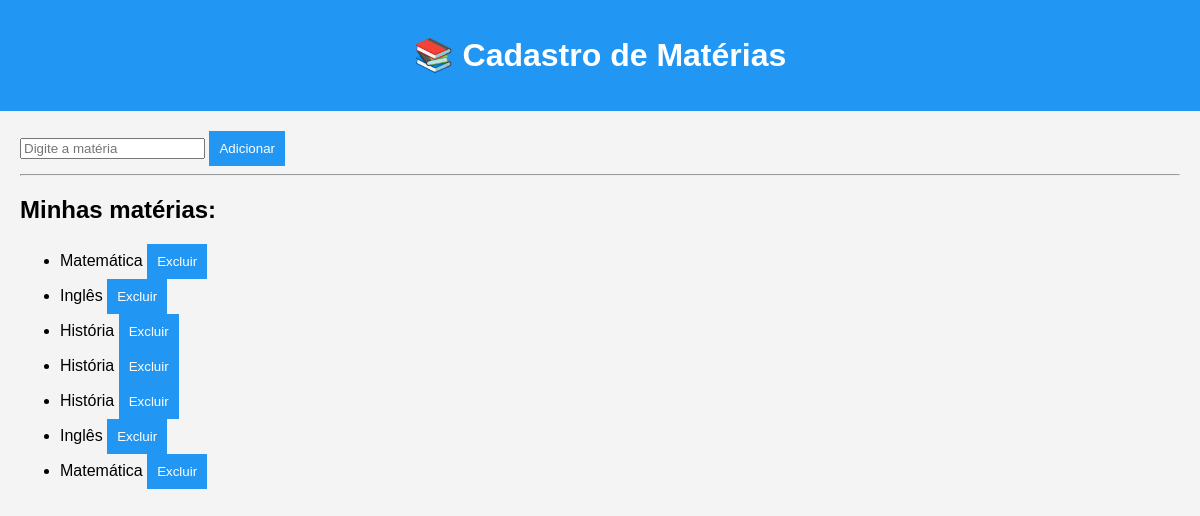
The app's page /materias, older data.
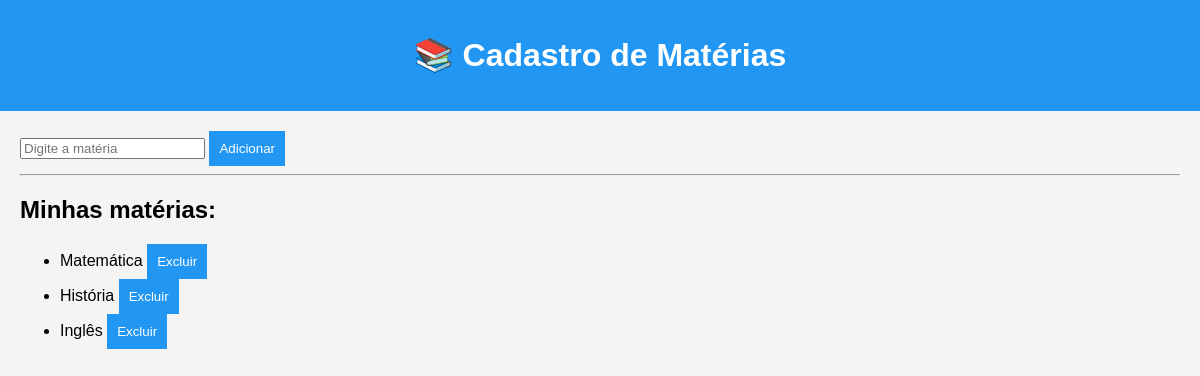
The same page, newer data.
### tables this page shows
CREATE TABLE materias (
                   id INTEGER PRIMARY KEY AUTOINCREMENT,
                   nome TEXT NOT NULL);

### app.py (the view, shortened to what this page needs)
@app.route("/materias", methods=["GET", "POST"])
def cadastro_materias():
    conn = conectar_db()
    cursor = conn.cursor()
    cursor.execute("SELECT * FROM materias")
    materias = cursor.fetchall()
    conn.close()
    return render_template("materias.html", materias=materias)

### app.py (called while the page is built)
def conectar_db():
    return sqlite3.connect("database.db")

### templates/materias.html (shortened to what this page needs)
<!DOCTYPE html>
<html lang="pt-br">
<head>
    <link rel="stylesheet" type="text/css" href="{{ url_for('static', filename='style.css') }}">
</head>
<body>
    <header>
        <h1>📚 Cadastro de Matérias</h1>
    </header>
    <div class="container">
        <form method="POST" action="">
            <input type="text" name="nome" placeholder="Digite a matéria" required>
            <button type="submit">Adicionar</button>
        </form>
        <hr>
        <h2>Minhas matérias:</h2>
        <ul>
            {% for materia in materias %}
            <li>{{ materia[1] }}
                <a href="/excluir/{{ materia[0] }}">
                    <button>Excluir</button>
                </a>
            </li>
            {% endfor %}
        </ul>
    </div>
</body>
</html>

### static/style.css (style rules this page uses)
body { font-family: Arial, sans-serif; margin: 0; padding: 0; background-color: #f4f4f4; }
header { background-color: #2196f3; color: white; padding: 15px; text-align: center; }
.container { padding: 20px; }
button { background-color: #2196f3; color: white; border: none; padding: 10px; cursor: pointer; }

Row changes from the older to the newer data that the page shows:
removed materias: nome "Inglês"
removed materias: nome "História"
removed materias: nome "História"
removed materias: nome "Matemática"
